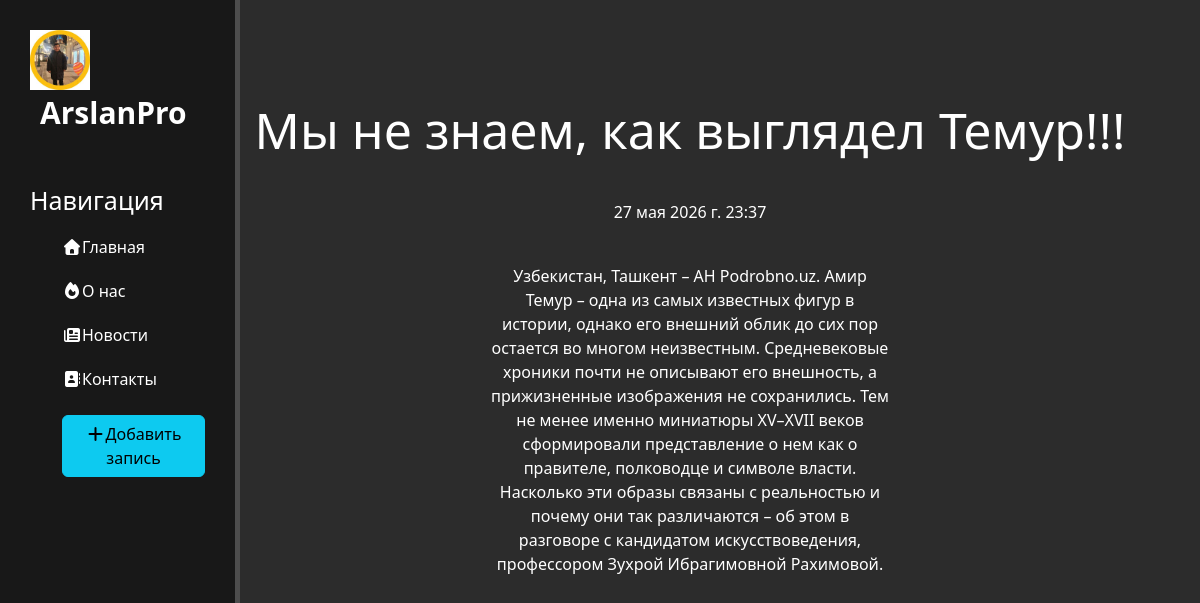
/news/6/, run on the app's committed database.
### news/models.py (models this page shows, shortened)
class Articles(models.Model):
    title = models.CharField('Название', max_length=50)
    anons = models.CharField('Анонс', max_length=250)
    full_text = models.TextField('Статья')
    date = models.DateTimeField('Дата публикации')
    class Meta:
        verbose_name = "Новость"
        verbose_name_plural = "Новости"

### news/views.py (the view)
# urls.py: path('<int:pk>/', views.NewsDetailView.as_view(), name='news_detail'),
class NewsDetailView(DetailView):
    model = Articles
    template_name = "news/details_view.html"
    context_object_name = "article"

### news/templates/news/details_view.html (shortened to what this page needs)
{% extends 'main/layout.html' %}
{% block content %}
<div class="features">
    <h1>{{ article.title }}</h1>
    <p>{{ article.date }}</p>
    <p>{{ article.full_text }}</p>
</div>
{% endblock %}

### main/static/main/css/main.css (style rules this page uses)
body { background: #2c2c2c; }
main .features { float: left; color: white; margin-top: 100px; text-align: center; width: 75%; }
main .features h1 { font-size: 50px; }
main .features p { max-width: 400px; margin: 40px auto }

### data on the page
Articles: title "Мы не знаем, как выглядел Темур!!!", date "27 мая 2026 г. 23:37", full_text "Узбекистан, Ташкент – АН Podrobno.uz. Амир Темур – одна из самых известных фигур в истории, однако его внешний облик до сих пор остается во многом неизвестным. Средневековые хроники почти не описывают его внешность, а прижизненные изображения не сохранились. Тем не менее именно миниатюры XV–XVII веков сформировали представление о нем как о правителе, полководце и символе власти. Насколько эти образы связаны с реальностью и почему они так различаются – об этом в разговоре с кандидатом искусствоведения, профессором Зухрой Ибрагимовной Рахимовой."
